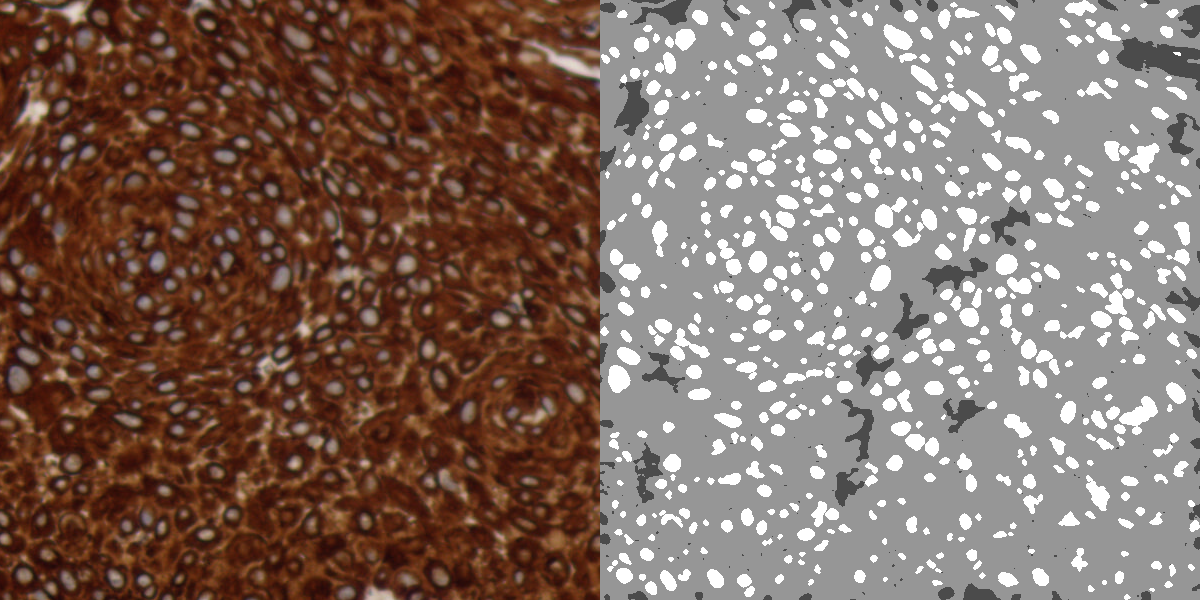
#> input picture CompImages/corte3031malo.png, 1200 x 600 px
$ python sample_code.py
#> lines starting #> are read from the running program, lines starting #| are printed output that depends on the picture; after the words box and inside, x2 and y2 are one past the last pixel; in counts of white or black regions, pixels touching at a corner belong together; long printed decimals are rounded
# -*- coding: utf-8 -*-
"""
Created on Sun Oct 25 20:56:08 2020

@author: Jalba
"""
import sys
import os
import numpy as np
import cv2 as cv

def compressPCA(pcaset, mean, maxComp, testset):

    mean, eigenvectors, eigenvalues = cv.PCACompute2(pcaset, mean, maxComponents = maxComp) # compute PCA decomposition
    compressed = cv.PCAProject(testset,mean,eigenvectors)  # project testset on PCA subspace
    reconstructed = cv.PCABackProject(compressed,mean,eigenvectors) # recover testset from PCA subspace
    mean_error = cv.norm(testset, reconstructed, cv.NORM_L2) # compute mean reconstruction error
    print('Projection dimension = ', maxComp , ' mean reconstruction error = ', mean_error / testset.shape[0])
    for i in range(maxComp):
         print('eigenvalue: ', eigenvalues[i])
         print('eigenvector: ', eigenvectors[i])

    return compressed


#%%  ///////////////////////////////////////////////////////////////
#    /// First part: reading images and printing their real size ///
#    ///////////////////////////////////////////////////////////////


print('Sample code for project2')

image_file = input('Introduce a microscopy image: ')
#> the answer given: CompImages/corte3031malo.png
if not os.path.isfile(image_file):
    print('The file ', image_file, 'does not exist')
    sys.exit(1)

img = cv.imread(image_file)
#> img is the input picture: shape (600, 1200, 3); mean B, G, R 98.6, 108.2, 129
if img is None:
    print('The file ', image_file, ' doesn\'t contain an image')
    sys.exit(1)


cv.namedWindow("Original image", cv.WINDOW_NORMAL)
cv.imshow('Original image', img)   # Show our image inside it.
cv.waitKey(0)
cv.destroyAllWindows()


# Show image size in the Console

print('Image Size in pixels :  ', img.shape)
#| Image Size in pixels :   (600, 1200, 3)
print('Image Size in mm: ', img.shape[0] / 2100.0, ' x ', img.shape[1] / 2100.0 )
#| Image Size in mm:  0.2857  x  0.5714


#%%  /////////////////////////////////////////////////////////////////////////////////////////////////////////////////////
#    /// Second part: Trying clustering in the RGB space: this piece of code shows the more common colors in the image ///
#    /////////////////////////////////////////////////////////////////////////////////////////////////////////////////////

# Define criteria = ( type, max_iter = 10 , epsilon = 1.0 )
criteria = (cv.TERM_CRITERIA_EPS + cv.TERM_CRITERIA_MAX_ITER, 10, 1.0)
# Set flags (Just to avoid line break in the code)
flags = cv.KMEANS_RANDOM_CENTERS

data = np.float32(img.flatten().reshape(img.shape[0]*img.shape[1],3))   # reshaping the image to accomodate it as a data matrix

for K in range(2,8):                                              # Testing with increasing K
    print('K = ', K)
    compactness, labels, centers = cv.kmeans(data, K, None, criteria, 3, flags) # compactness is the measurement of how compact are the clusters around their centroids
    centers = np.uint8(centers)
    clustered_image = centers[labels.flatten()] #   This is the clustered image, where each pixel is assigned to the cluster of its center
    clustered_image = clustered_image.reshape(img.shape) # Reshaping the clustered image to the original image shape
    cv.namedWindow("Clustered image", cv.WINDOW_NORMAL)
    print('centers: ')
    for k in range(0,K):                                             # Show in console the BGR values of these centers
        print(centers[k])

    file_name = 'clustered_image_' + str(K) + '.png'  # comment this block if you don't want to save the clustered image
    print(file_name)
    cv.imwrite(file_name, clustered_image)

    print('Compactness = ', compactness)        # Show in console the measurement of how compact are the clusters around their centroids
    print('Compactness*K = ', compactness*K)    # Using a simple measurement to find when to stop increasing clusters (Colors)
    cv.imshow('Clustered image', clustered_image)
    cv.waitKey(0)
#> this loop made 6 passes
#> compactness on passes 3 to 6: 259523368, 219883265, 179471048, 110315193.3
#> (printed output is left out)
#> pass 1, `clustered_image = clustered_image.reshape(img.shape)`:
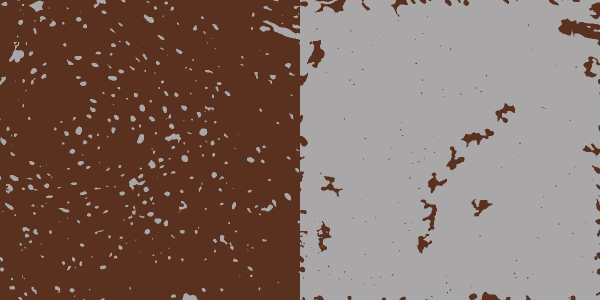
#> clustered_image: shape (600, 1200, 3) (shown at 1/2 size); mean B, G, R 98.8, 108.2, 129.2
cv.destroyAllWindows()


#%%  ////////////////////////////////////////////////////////////////////////////////////
#    /// Third part: Trying binarization and thresholding in different color channels ///
#    ////////////////////////////////////////////////////////////////////////////////////


    #BGR channels:

B = img[:,:,0]
G = img[:,:,1]
R = img[:,:,2]

cv.imshow("Blue Channel", B);
cv.imshow("Green Channel", G);
cv.imshow("Red Channel", R);

# it seems that adding blue and green channel, nuclei are highlighted
srcBG = B+G
srcBG[srcBG < np.minimum(B,G)] = 255    # This trick to truncate, instead of overflowing the uitn8 type
cv.imshow("B+G channel", srcBG)
th, dst = cv.threshold(srcBG, 0, 255, cv.THRESH_OTSU)        # Otsu thresholding over B+G channel
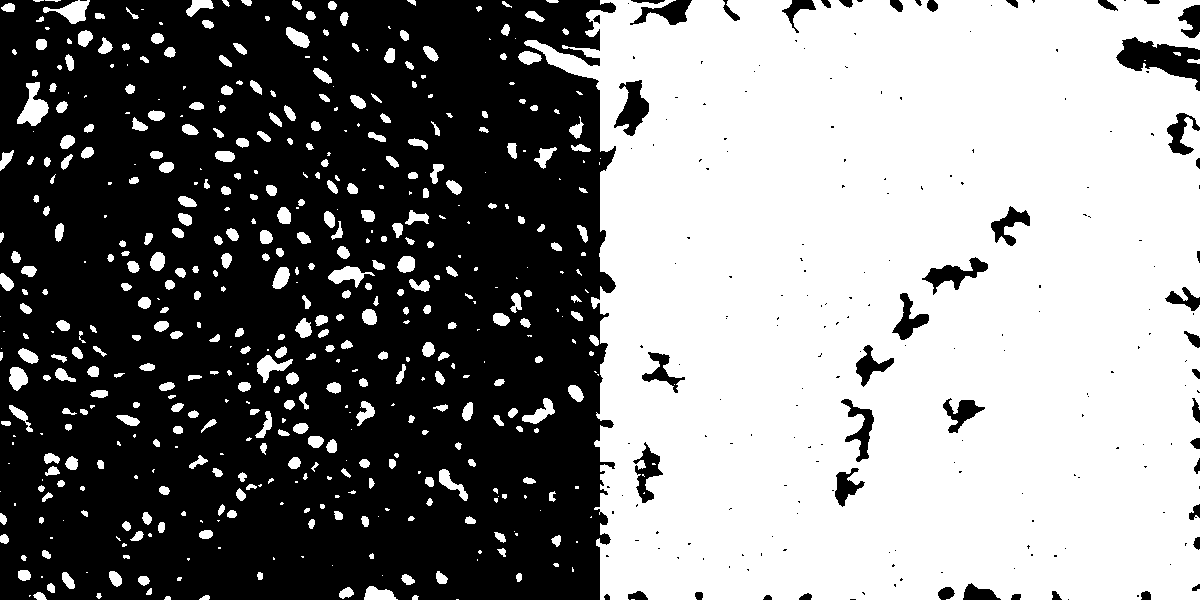
#> dst: shape (600, 1200); 52.3% white; 202 black regions (154 under 20 px)
#> th = 163
cv.imshow("Binarized image (Otsu)", dst)
cv.waitKey(0)
cv.destroyAllWindows()

drawing = np.zeros(img.shape, np.uint8)
contours, hierarchy = cv.findContours(dst, cv.RETR_TREE, cv.CHAIN_APPROX_SIMPLE)    #Find Contours of the segmented image
#> contours = 673 contours, 365 with area under 20; largest, box (x1, y1, x2, y2) and area: (524, 0, 1200, 600) 351125, (613, 79, 650, 137) 1109, (921, 256, 989, 296) 979, (632, 441, 664, 504) 850, (840, 398, 875, 463) 836
cv.drawContours(drawing, contours, -1, (0,0,255), 2)
cv.imshow("Contours", drawing)
cv.waitKey(0)
cv.destroyAllWindows()

dst = cv.adaptiveThreshold(srcBG,255,cv.ADAPTIVE_THRESH_GAUSSIAN_C,cv.THRESH_BINARY,31,0)    # Adaptive tresholding over B+G channel
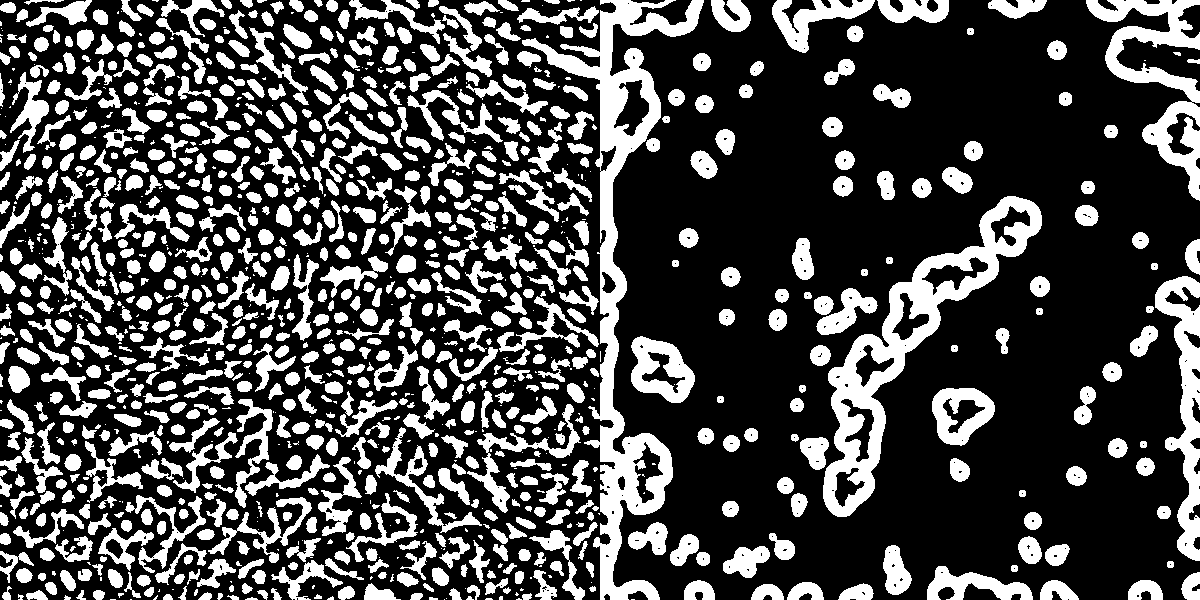
#> dst: shape (600, 1200); 29% white; 1127 white regions (304 under 20 px), largest, box (x1, y1, x2, y2) and area: (522, 0, 704, 600) 18155, (823, 196, 1042, 517) 13396, (1086, 0, 1200, 201) 6917
cv.imshow("Binarized image (adaptive)", dst);
cv.waitKey(0)
cv.destroyAllWindows()


#%%  /////////////////////////////////////////////////////////////////////////////////////////////////
#    /// Fourth part: Finding an "optimum" 3D to 1D projection (grayscale image) for thresholding  ///
#    /// We will use PCA (Principal Component Analysis) also called KLT (Karhunen-Loewe Transform) ///
#    /// when applied for projecting in a lower dimensional space                                  ///
#    /////////////////////////////////////////////////////////////////////////////////////////////////


compressed_data = compressPCA(data, np.uint8([]), 3, data)
#> in compressPCA, `mean, eigenvectors, eigenvalues = cv.PCACompute2(pcaset, mean, maxComp..`: mean = [[99.09, 108.8, 129.5]]; eigenvectors = [[0.669, 0.598, 0.441], [-0.532, -0.0303, 0.846], [-0.52, 0.801, -0.298]]; eigenvalues = [12525.4, 222.4, 15.41]
#> in compressPCA, `mean_error = cv.norm(testset, reconstructed, cv.NORM_L2)`: mean_error = 0.0229
#| Projection dimension =  3  mean reconstruction error =  3.186218030772855e-08
#> the loop in compressPCA, `for i in range(maxComp):` made 3 passes
#| eigenvalue:  [12525.374]
#| eigenvector:  [0.6688 0.5982 0.4414 ]
#| eigenvalue:  [222.417]
#| eigenvector:  [-0.5315  -0.03032  0.8465 ]
#| eigenvalue:  [15.415]
#| eigenvector:  [-0.5198  0.8007 -0.2977]
minVal, maxVal, _ , _ = cv.minMaxLoc(compressed_data) # Finding the min and max values in the compressed data
#> minVal = -167.7; maxVal = 247.1
compressed_image = compressed_data.reshape(img.shape)  # Resizing the destination matrix as the original image
compressed_image = 255.0*(compressed_image - minVal )/(maxVal - minVal) # Normalizing the image to 0-255 range
compressed_image = np.uint8(compressed_image) # Converting to uint8 type
cv.imshow("PCA-rotated image", compressed_image)
cv.waitKey(0)
cv.destroyAllWindows()

# Show the 3 principal chanels sorted by largest eigenvalue

cv.imshow("PCA-1st projection", compressed_image[:,:,0])
cv.imshow("PCA-2nd projection", compressed_image[:,:,1])
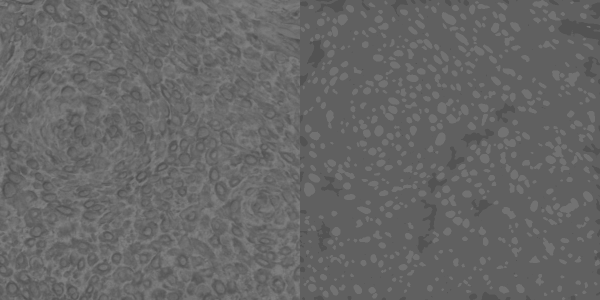
#> window 'PCA-2nd projection': shape (600, 1200) (shown at 1/2 size); min 73, max 133, mean 102.5
cv.imshow("PCA-3rd projection", compressed_image[:,:,2])


minVal, maxVal,_ ,_ = cv.minMaxLoc(compressed_image[:,:,0])
#> minVal = 0; maxVal = 255
thOTSU, dst = cv.threshold(compressed_image[:,:,0], minVal, maxVal, cv.THRESH_OTSU)
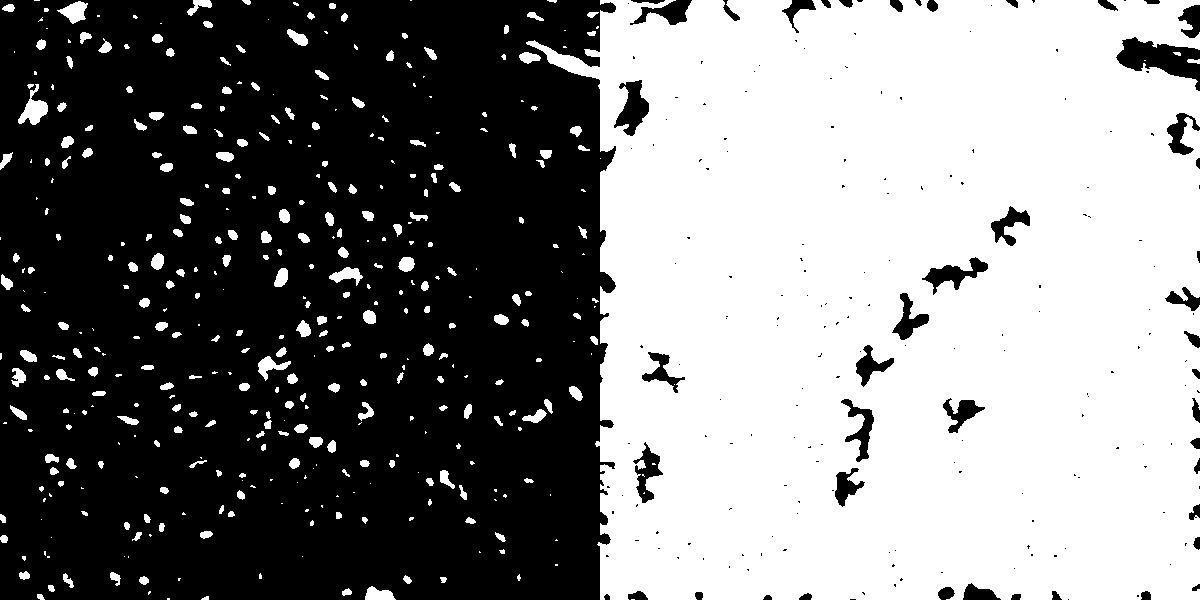
#> dst: shape (600, 1200); 50.3% white; 200 black regions (153 under 20 px), largest, box (x1, y1, x2, y2) and area: (0, 0, 616, 600) 343212, (1116, 37, 1200, 91) 2184, (614, 80, 649, 136) 1026
#> thOTSU = 101
cv.imshow("Binarized PCA image (Otsu)", dst)
cv.waitKey(0)
cv.destroyAllWindows()
compressed_data = compressPCA(data, np.uint8([]), 2, data); # just to check the reconstruction error when discarding the 3rd dimension
#| Projection dimension =  2  mean reconstruction error =  0.004627
#> the loop in compressPCA (call 2), `for i in range(maxComp):` made 2 passes
#| eigenvalue:  [12525.374]
#| eigenvector:  [0.6688 0.5982 0.4414 ]
#| eigenvalue:  [222.417]
#| eigenvector:  [-0.5315  -0.03032  0.8465 ]
#> compressed_data = 720000 pairs, first value -167.7 to 247.1, second value -48.45 to 50.03
compressed_data = compressPCA(data, np.uint8([]), 1, data); # just to check the reconstruction error when discarding the 2nd and 3rd dimensions
#| Projection dimension =  1  mean reconstruction error =  0.01817

$ run again, on CompImages/corte3031sano.png
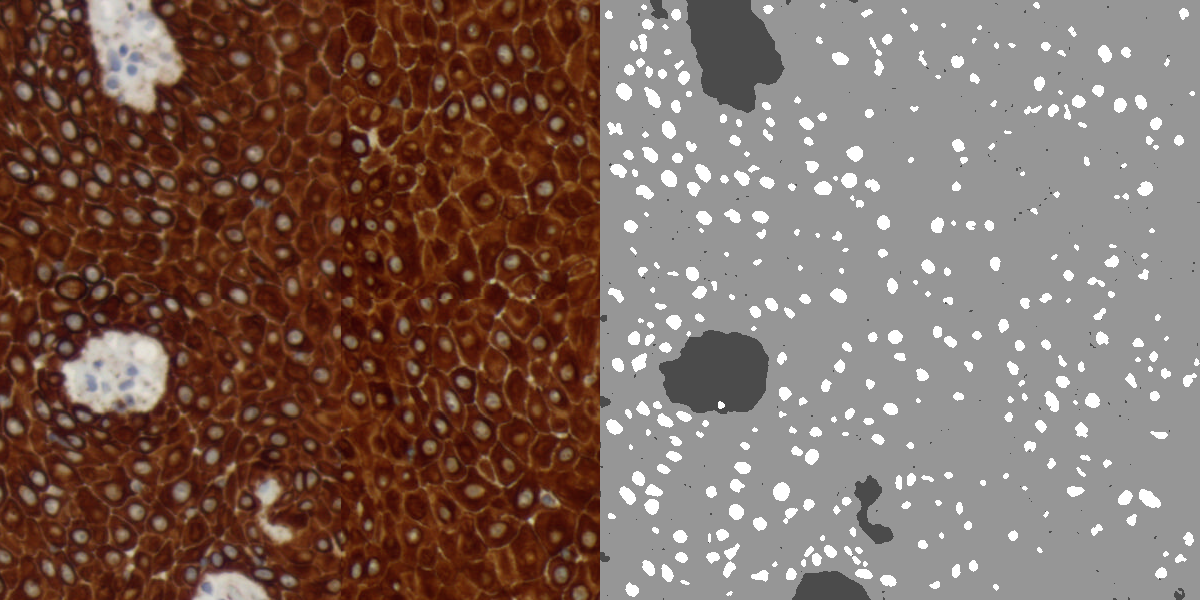
#> input picture CompImages/corte3031sano.png, 1200 x 600 px
#> img is the input picture: shape (600, 1200, 3); mean B, G, R 92.8, 102.3, 124.7
#| Image Size in pixels :   (600, 1200, 3)
#| Image Size in mm:  0.2857  x  0.5714
#> the loop `for K in range(2,8):` made 6 passes
#> compactness on passes 3 to 6: 282693526.3, 213026833.5, 159627974.9, 148879764.2
#> (printed output is left out)
#> th = 158
#> contours = 700 contours, 459 with area under 20; largest, box (x1, y1, x2, y2) and area: (597, 0, 1200, 600) 348814, (86, 0, 184, 113) 7391, (658, 329, 770, 415) 7140, (59, 330, 169, 414) 6898, (191, 571, 271, 600) 1625
#> `dst = cv.adaptiveThreshold(srcBG,255,cv.ADAPTIVE_THRESH_GAUSSIAN_C,cv...`:
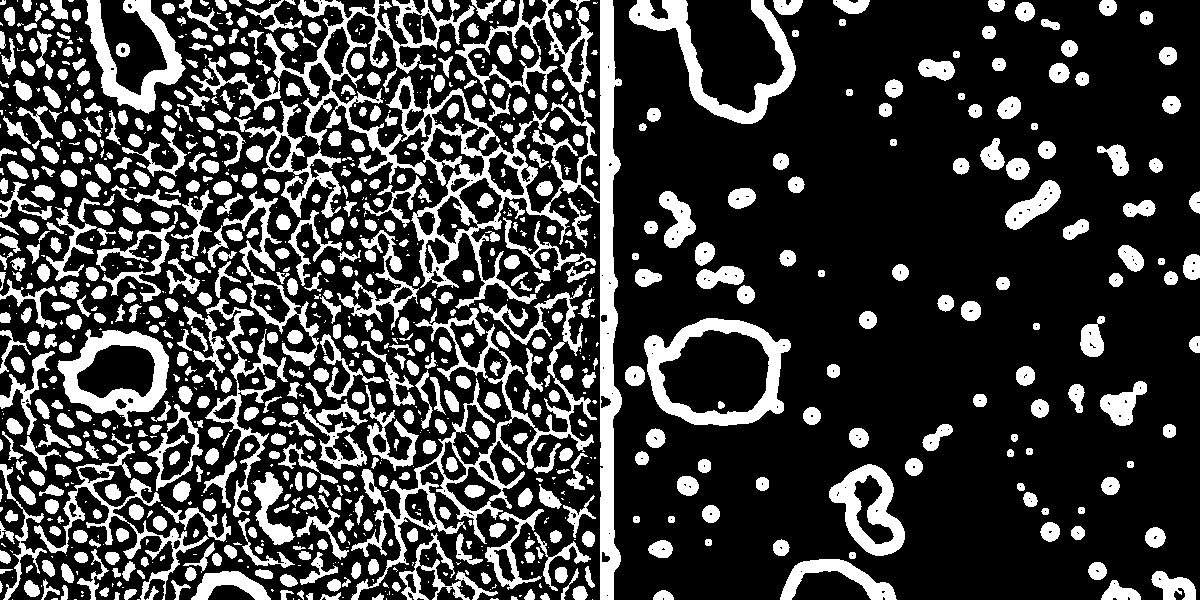
#> dst: shape (600, 1200); 24.6% white; 1099 white regions (435 under 20 px), largest, box (x1, y1, x2, y2) and area: (264, 0, 622, 600) 23297, (351, 281, 597, 600) 9075, (644, 318, 791, 426) 5081
#> mean = [[93.31, 102.8, 125.3]]; eigenvectors = [[0.683, 0.609, 0.402], [-0.549, 0.0651, 0.833], [-0.482, 0.79, -0.379]]; eigenvalues = [10542.3, 192.6, 14.85]
#> mean_error = 0.0308
#| Projection dimension =  3  mean reconstruction error =  4.2752055029334596e-08
#> the loop in compressPCA, `for i in range(maxComp):` made 3 passes
#| eigenvalue:  [10542.303]
#| eigenvector:  [0.6832 0.6094  0.4023]
#| eigenvalue:  [192.595]
#| eigenvector:  [-0.5488  0.06514  0.8334]
#| eigenvalue:  [14.850]
#| eigenvector:  [-0.4817  0.7902  -0.379]
#> `minVal, maxVal, _ , _ = cv.minMaxLoc(compressed_data)`: minVal = -156.7; maxVal = 255.4
#> `minVal, maxVal,_ ,_ = cv.minMaxLoc(compressed_image[:,:,0])`: minVal = 0; maxVal = 255
#> `thOTSU, dst = cv.threshold(compressed_image[:,:,0], minVal, maxVal, cv..`:
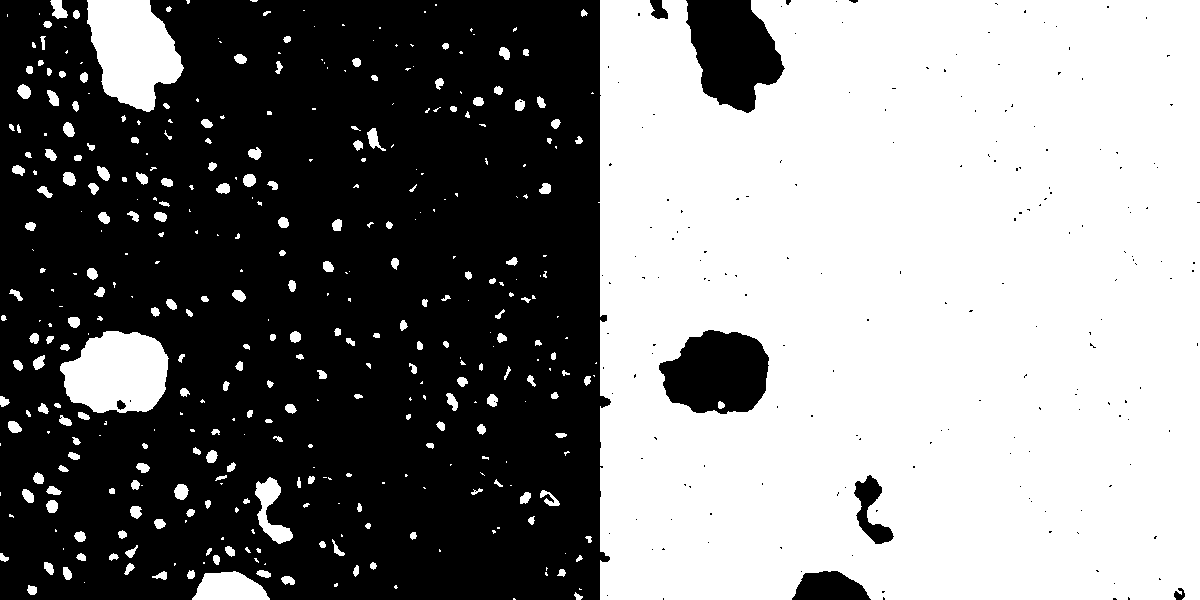
#> dst: shape (600, 1200); 51.7% white; 185 black regions (177 under 20 px), largest, box (x1, y1, x2, y2) and area: (0, 0, 611, 600) 329393, (686, 0, 785, 113) 7521, (659, 330, 769, 414) 6946
#> thOTSU = 93
#| Projection dimension =  2  mean reconstruction error =  0.004542
#> the loop in compressPCA (call 2), `for i in range(maxComp):` made 2 passes
#| eigenvalue:  [10542.303]
#| eigenvector:  [0.6832 0.6094  0.4023]
#| eigenvalue:  [192.595]
#| eigenvector:  [-0.5488  0.06514  0.8334]
#> compressed_data = 720000 pairs, first value -156.7 to 255.4, second value -59.95 to 55.27
#| Projection dimension =  1  mean reconstruction error =  0.01697
